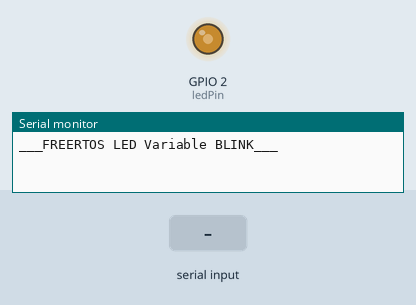
This sketch was run on a simulated ESP32. Parts: output pins drawn as LEDs (lit = HIGH), the last lines printed to the serial monitor. The inputs (shaded band) are chosen by the test bench.

Above: at 1.2 s.
1.3 s: "90,45\n" received over Serial
At 1.49 s:
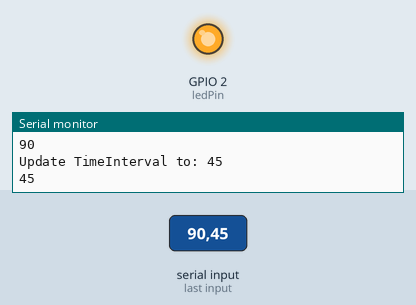
At 2.34 s:
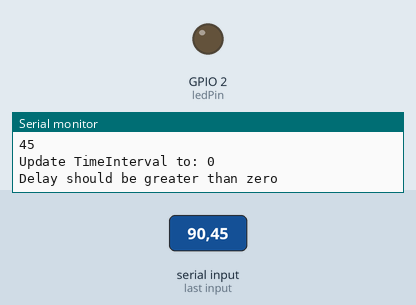
Timing chart, 0 to 10.3 s (numbered marks = the images above; inputs shaded):
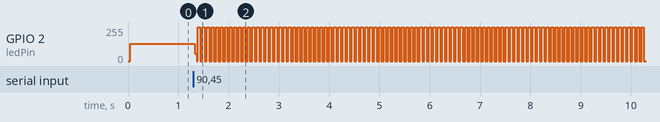

The sketch:

ESP32_FreeRTOS_VariableBlinkLED.ino
```cpp
// Serial blink rate update

#if CONFIG_FREERTOS_UNICORE
static const BaseType_t app_cpu = 0;
#else
static const BaseType_t app_cpu = 1;
#endif

// Define variable
static const int ledPin = LED_BUILTIN;
static int incomingByte = 0;
static int delayTime = 0;
// Task handles
//static TaskHandle_t task_1 = NULL;
//static TaskHandle_t task_2 = NULL;

// Tasks
// Task 1
void blinkLed(void *parameter) {
  while (1) {
    digitalWrite(ledPin, HIGH);
    vTaskDelay(delayTime / portTICK_PERIOD_MS);
    digitalWrite(ledPin, LOW);
    vTaskDelay(delayTime / portTICK_PERIOD_MS);
  }
}
// Task 2
void readSerial(void *parameter) {
  while (1) {
    if (Serial.available() > 0) {
      // read the incomming byte:

      incomingByte = Serial.parseInt();

      Serial.print("Update TimeInterval to: ");
      Serial.println(incomingByte);
      if (incomingByte > 0) {
        delayTime = incomingByte;
        Serial.println(delayTime);
      } else {
        Serial.println("Delay should be greater than zero");
      }
    }
  }
}
void setup() {
  // put your setup code here, to run once:
  Serial.begin(115200);
  pinMode(ledPin, OUTPUT);
  while (!Serial) {
    ; // wait for serial port to connect
  }
  Serial.println("___FREERTOS LED Variable BLINK___");
  xTaskCreatePinnedToCore(
    blinkLed,
    "Blink Led",
    1024,
    NULL,
    1,
    NULL,
    app_cpu);
  xTaskCreatePinnedToCore(
    readSerial,
    "Read Serial",
    1024,
    NULL,
    1,
    NULL,
    app_cpu);
}

void loop() {
  // put your main code here, to run repeatedly:

}
```

Measured:
- after the input at 1.3 s, GPIO 2 (ledPin): 128/255 → 53/255 at once, then repeats every 0.07 s: 0/255 0.03 s, 255/255 0.05 s
